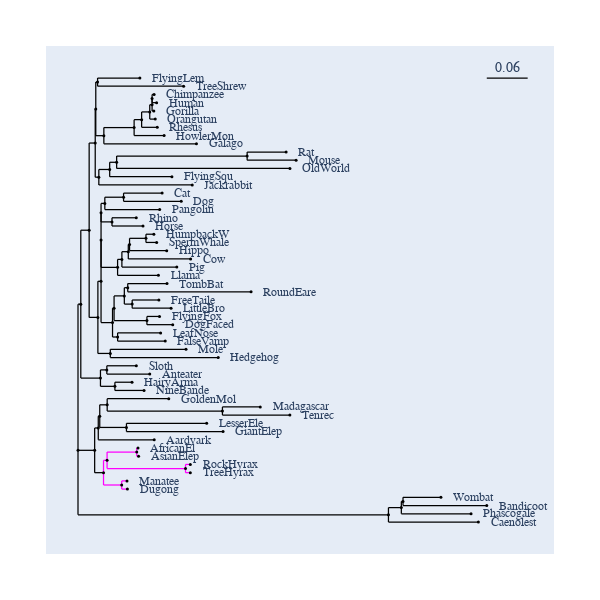

Notebook code for this chart:
### Markdown cell above
## Colouring a set of edges

### Code cell
fig.style_edges("AfricanEl", tip2="Manatee", legendgroup="Afrotheria", 
                line=dict(color="magenta"))
fig.show()

### Figure 1 — Plotly figure (JSON) as saved in the notebook; plotly's stock layout.template omitted (floating-point values rounded to 4 significant figures; data arrays with more than 128 entries replaced by an {"elided": "..."} marker saying what was removed)
{"data": [{"line": {"color": "black", "shape": "spline", "smoothing": 1.3, "width": 1.25}, "mode": "lines", "showlegend": false, "type": "scatter", "x": {"elided": "584 float values"}, "y": {"elided": "584 float values"}}, {"legendgroup": "Afrotheria", "line": {"color": "magenta", "width": 1.25}, "mode": "lines", "name": "Afrotheria", "type": "scatter", "x": [0.03596, 0.03596, null, 0.03596, 0.04098, null, 0.04098, 0.04098, null, 0.04098, 0.08276, null, 0.08276, 0.08276, null, 0.08276, 0.0845, null, 0.08276, 0.08276, null, 0.08276, 0.08535, null, 0.04098, 0.04098, null, 0.04098, 0.1515, null, 0.1515, 0.1515, null, 0.1515, 0.1583, null, 0.1515, 0.1515, null, 0.1515, 0.1583, null, 0.03596, 0.03596, null, 0.03596, 0.06157, null, 0.06157, 0.06157, null, 0.06157, 0.06902, null, 0.06157, 0.06157, null, 0.06157, 0.0696, null], "y": [-27.3, -25.35, null, -25.35, -25.35, null, -25.35, -24.05, null, -24.05, -24.05, null, -24.05, -23.4, null, -23.4, -23.4, null, -24.05, -24.7, null, -24.7, -24.7, null, -25.35, -26.65, null, -26.65, -26.65, null, -26.65, -26.0, null, -26.0, -26.0, null, -26.65, -27.3, null, -27.3, -27.3, null, -27.3, -29.25, null, -29.25, -29.25, null, -29.25, -28.6, null, -28.6, -28.6, null, -29.25, -29.9, null, -29.9, -29.9, null]}, {"hoverinfo": "text", "marker": {"color": "black", "size": 3, "symbol": "circle"}, "mode": "markers", "showlegend": false, "text": ["root", "edge.37", "edge.33", "edge.32", "edge.27", "edge.20", "FlyingLem", "TreeShrew", "edge.26", "edge.25", "edge.24", "edge.23", "edge.22", "edge.21", "Chimpanzee", "Human", "Gorilla", "Orangutan", "Rhesus", "HowlerMon", "Galago", "edge.31", "edge.30", "edge.29", "edge.28", "Rat", "Mouse", "OldWorld", "FlyingSqu", "Jackrabbit", "edge.19", "edge.17", "edge.16", "edge.10", "edge.9", "edge.8", "Cat", "Dog", "Pangolin", "edge.7", "Rhino", "Horse", "edge.15", "edge.14", "edge.13", "edge.12", "edge.11", "HumpbackW", "SpermWhale", "Hippo", "Cow", "Pig", "Llama", "edge.6", "edge.4", "edge.3", "edge.2", "TombBat", "RoundEare", "edge.1", "FreeTaile", "LittleBro", "edge.0", "FlyingFox", "DogFaced", "edge.5", "LeafNose", "FalseVamp", "edge.18", "Mole", "Hedgehog", "edge.36", "edge.35", "Sloth", "Anteater", "edge.34", "HairyArma", "NineBande", "edge.48", "edge.47", "edge.46", "edge.44", "GoldenMol", "edge.43", "Madagascar", "Tenrec", "edge.45", "LesserEle", "GiantElep", "Aardvark", "edge.42", "edge.41", "edge.39", "AfricanEl", "AsianElep", "edge.40", "RockHyrax", "TreeHyrax", "edge.38", "Manatee", "Dugong", "edge.51", "edge.50", "edge.49", "Wombat", "Bandicoot", "Phascogale", "Caenolest"], "type": "scatter", "x": [0, 0.003949, 0.01572, 0.02427, 0.02505, 0.02759, 0.08718, 0.1488, 0.03642, 0.07907, 0.08965, 0.1011, 0.1044, 0.1044, 0.1072, 0.1108, 0.1069, 0.1089, 0.1117, 0.1213, 0.1669, 0.02935, 0.04464, 0.05444, 0.2383, 0.2932, 0.3073, 0.2986, 0.1323, 0.1609, 0.02802, 0.03248, 0.03248, 0.03248, 0.03781, 0.06421, 0.1185, 0.1455, 0.1151, 0.04791, 0.08212, 0.09161, 0.05578, 0.06185, 0.07087, 0.07263, 0.09575, 0.1069, 0.1108, 0.125, 0.1586, 0.1392, 0.1133, 0.04866, 0.05083, 0.06527, 0.07008, 0.1254, 0.2438, 0.07635, 0.114, 0.1311, 0.09711, 0.1149, 0.1335, 0.05581, 0.1164, 0.1229, 0.04552, 0.1522, 0.1976, 0.03165, 0.04063, 0.08217, 0.1011, 0.05199, 0.07611, 0.09306, 0.02348, 0.02856, 0.03065, 0.04112, 0.1279, 0.2035, 0.2568, 0.2985, 0.06826, 0.1813, 0.2044, 0.1074, 0.03596, 0.04098, 0.08276, 0.0845, 0.08535, 0.1515, 0.1583, 0.1583, 0.06157, 0.06902, 0.0696, 0.4374, 0.4556, 0.4579, 0.5113, 0.576, 0.5538, 0.5641], "y": [-23.77, -0.6576, 11.03, 24.82, 30.21, 34.45, 35.1, 33.8, 25.98, 27.26, 28.52, 29.74, 30.88, 31.85, 32.5, 31.2, 29.9, 28.6, 27.3, 26.0, 24.7, 19.42, 20.64, 21.77, 22.75, 23.4, 22.1, 20.8, 19.5, 18.2, -2.747, 2.955, 9.486, 13.81, 15.28, 16.25, 16.9, 15.6, 14.3, 12.35, 13.0, 11.7, 5.159, 6.419, 7.638, 8.775, 9.75, 10.4, 9.1, 7.8, 6.5, 5.2, 3.9, -3.575, -1.3, 0.65, 1.95, 2.6, 1.3, -0.65, 0.0, -1.3, -3.25, -2.6, -3.9, -5.85, -5.2, -6.5, -8.45, -7.8, -9.1, -12.35, -11.05, -10.4, -11.7, -13.65, -13.0, -14.3, -23.77, -20.23, -18.36, -16.58, -15.6, -17.55, -16.9, -18.2, -20.15, -19.5, -20.8, -22.1, -27.3, -25.35, -24.05, -23.4, -24.7, -26.65, -26.0, -27.3, -29.25, -28.6, -29.9, -33.96, -32.83, -31.85, -31.2, -32.5, -33.8, -35.1]}], "layout": {"annotations": [{"font": {"family": "Inconsolata, monospace", "size": 12}, "showarrow": false, "text": "FlyingLem", "textangle": 0, "x": 0.1016, "xanchor": "left", "xref": "x", "y": 35.1, "yref": "y"}, {"font": {"family": "Inconsolata, monospace", "size": 12}, "showarrow": false, "text": "TreeShrew", "textangle": 0, "x": 0.1632, "xanchor": "left", "xref": "x", "y": 33.8, "yref": "y"}, {"font": {"family": "Inconsolata, monospace", "size": 12}, "showarrow": false, "text": "Chimpanzee", "textangle": 0, "x": 0.1216, "xanchor": "left", "xref": "x", "y": 32.5, "yref": "y"}, {"font": {"family": "Inconsolata, monospace", "size": 12}, "showarrow": false, "text": "Human", "textangle": 0, "x": 0.1252, "xanchor": "left", "xref": "x", "y": 31.2, "yref": "y"}, {"font": {"family": "Inconsolata, monospace", "size": 12}, "showarrow": false, "text": "Gorilla", "textangle": 0, "x": 0.1213, "xanchor": "left", "xref": "x", "y": 29.9, "yref": "y"}, {"font": {"family": "Inconsolata, monospace", "size": 12}, "showarrow": false, "text": "Orangutan", "textangle": 0, "x": 0.1232, "xanchor": "left", "xref": "x", "y": 28.6, "yref": "y"}, {"font": {"family": "Inconsolata, monospace", "size": 12}, "showarrow": false, "text": "Rhesus", "textangle": 0, "x": 0.1261, "xanchor": "left", "xref": "x", "y": 27.3, "yref": "y"}, {"font": {"family": "Inconsolata, monospace", "size": 12}, "showarrow": false, "text": "HowlerMon", "textangle": 0, "x": 0.1357, "xanchor": "left", "xref": "x", "y": 26.0, "yref": "y"}, {"font": {"family": "Inconsolata, monospace", "size": 12}, "showarrow": false, "text": "Galago", "textangle": 0, "x": 0.1813, "xanchor": "left", "xref": "x", "y": 24.7, "yref": "y"}, {"font": {"family": "Inconsolata, monospace", "size": 12}, "showarrow": false, "text": "Rat", "textangle": 0, "x": 0.3076, "xanchor": "left", "xref": "x", "y": 23.4, "yref": "y"}, {"font": {"family": "Inconsolata, monospace", "size": 12}, "showarrow": false, "text": "Mouse", "textangle": 0, "x": 0.3217, "xanchor": "left", "xref": "x", "y": 22.1, "yref": "y"}, {"font": {"family": "Inconsolata, monospace", "size": 12}, "showarrow": false, "text": "OldWorld", "textangle": 0, "x": 0.313, "xanchor": "left", "xref": "x", "y": 20.8, "yref": "y"}, {"font": {"family": "Inconsolata, monospace", "size": 12}, "showarrow": false, "text": "FlyingSqu", "textangle": 0, "x": 0.1467, "xanchor": "left", "xref": "x", "y": 19.5, "yref": "y"}, {"font": {"family": "Inconsolata, monospace", "size": 12}, "showarrow": false, "text": "Jackrabbit", "textangle": 0, "x": 0.1753, "xanchor": "left", "xref": "x", "y": 18.2, "yref": "y"}, {"font": {"family": "Inconsolata, monospace", "size": 12}, "showarrow": false, "text": "Cat", "textangle": 0, "x": 0.1329, "xanchor": "left", "xref": "x", "y": 16.9, "yref": "y"}, {"font": {"family": "Inconsolata, monospace", "size": 12}, "showarrow": false, "text": "Dog", "textangle": 0, "x": 0.1599, "xanchor": "left", "xref": "x", "y": 15.6, "yref": "y"}, {"font": {"family": "Inconsolata, monospace", "size": 12}, "showarrow": false, "text": "Pangolin", "textangle": 0, "x": 0.1295, "xanchor": "left", "xref": "x", "y": 14.3, "yref": "y"}, {"font": {"family": "Inconsolata, monospace", "size": 12}, "showarrow": false, "text": "Rhino", "textangle": 0, "x": 0.09651, "xanchor": "left", "xref": "x", "y": 13.0, "yref": "y"}, {"font": {"family": "Inconsolata, monospace", "size": 12}, "showarrow": false, "text": "Horse", "textangle": 0, "x": 0.106, "xanchor": "left", "xref": "x", "y": 11.7, "yref": "y"}, {"font": {"family": "Inconsolata, monospace", "size": 12}, "showarrow": false, "text": "HumpbackW", "textangle": 0, "x": 0.1213, "xanchor": "left", "xref": "x", "y": 10.4, "yref": "y"}, {"font": {"family": "Inconsolata, monospace", "size": 12}, "showarrow": false, "text": "SpermWhale", "textangle": 0, "x": 0.1252, "xanchor": "left", "xref": "x", "y": 9.1, "yref": "y"}, {"font": {"family": "Inconsolata, monospace", "size": 12}, "showarrow": false, "text": "Hippo", "textangle": 0, "x": 0.1394, "xanchor": "left", "xref": "x", "y": 7.8, "yref": "y"}, {"font": {"family": "Inconsolata, monospace", "size": 12}, "showarrow": false, "text": "Cow", "textangle": 0, "x": 0.173, "xanchor": "left", "xref": "x", "y": 6.5, "yref": "y"}, {"font": {"family": "Inconsolata, monospace", "size": 12}, "showarrow": false, "text": "Pig", "textangle": 0, "x": 0.1536, "xanchor": "left", "xref": "x", "y": 5.2, "yref": "y"}, {"font": {"family": "Inconsolata, monospace", "size": 12}, "showarrow": false, "text": "Llama", "textangle": 0, "x": 0.1277, "xanchor": "left", "xref": "x", "y": 3.9, "yref": "y"}, {"font": {"family": "Inconsolata, monospace", "size": 12}, "showarrow": false, "text": "TombBat", "textangle": 0, "x": 0.1398, "xanchor": "left", "xref": "x", "y": 2.6, "yref": "y"}, {"font": {"family": "Inconsolata, monospace", "size": 12}, "showarrow": false, "text": "RoundEare", "textangle": 0, "x": 0.2582, "xanchor": "left", "xref": "x", "y": 1.3, "yref": "y"}, {"font": {"family": "Inconsolata, monospace", "size": 12}, "showarrow": false, "text": "FreeTaile", "textangle": 0, "x": 0.1284, "xanchor": "left", "xref": "x", "y": 0.0, "yref": "y"}, {"font": {"family": "Inconsolata, monospace", "size": 12}, "showarrow": false, "text": "LittleBro", "textangle": 0, "x": 0.1455, "xanchor": "left", "xref": "x", "y": -1.3, "yref": "y"}, {"font": {"family": "Inconsolata, monospace", "size": 12}, "showarrow": false, "text": "FlyingFox", "textangle": 0, "x": 0.1293, "xanchor": "left", "xref": "x", "y": -2.6, "yref": "y"}, {"font": {"family": "Inconsolata, monospace", "size": 12}, "showarrow": false, "text": "DogFaced", "textangle": 0, "x": 0.1479, "xanchor": "left", "xref": "x", "y": -3.9, "yref": "y"}, {"font": {"family": "Inconsolata, monospace", "size": 12}, "showarrow": false, "text": "LeafNose", "textangle": 0, "x": 0.1308, "xanchor": "left", "xref": "x", "y": -5.2, "yref": "y"}, {"font": {"family": "Inconsolata, monospace", "size": 12}, "showarrow": false, "text": "FalseVamp", "textangle": 0, "x": 0.1373, "xanchor": "left", "xref": "x", "y": -6.5, "yref": "y"}, {"font": {"family": "Inconsolata, monospace", "size": 12}, "showarrow": false, "text": "Mole", "textangle": 0, "x": 0.1666, "xanchor": "left", "xref": "x", "y": -7.8, "yref": "y"}, {"font": {"family": "Inconsolata, monospace", "size": 12}, "showarrow": false, "text": "Hedgehog", "textangle": 0, "x": 0.212, "xanchor": "left", "xref": "x", "y": -9.1, "yref": "y"}, {"font": {"family": "Inconsolata, monospace", "size": 12}, "showarrow": false, "text": "Sloth", "textangle": 0, "x": 0.09657, "xanchor": "left", "xref": "x", "y": -10.4, "yref": "y"}, {"font": {"family": "Inconsolata, monospace", "size": 12}, "showarrow": false, "text": "Anteater", "textangle": 0, "x": 0.1155, "xanchor": "left", "xref": "x", "y": -11.7, "yref": "y"}, {"font": {"family": "Inconsolata, monospace", "size": 12}, "showarrow": false, "text": "HairyArma", "textangle": 0, "x": 0.09051, "xanchor": "left", "xref": "x", "y": -13.0, "yref": "y"}, {"font": {"family": "Inconsolata, monospace", "size": 12}, "showarrow": false, "text": "NineBande", "textangle": 0, "x": 0.1075, "xanchor": "left", "xref": "x", "y": -14.3, "yref": "y"}, {"font": {"family": "Inconsolata, monospace", "size": 12}, "showarrow": false, "text": "GoldenMol", "textangle": 0, "x": 0.1423, "xanchor": "left", "xref": "x", "y": -15.6, "yref": "y"}, {"font": {"family": "Inconsolata, monospace", "size": 12}, "showarrow": false, "text": "Madagascar", "textangle": 0, "x": 0.2712, "xanchor": "left", "xref": "x", "y": -16.9, "yref": "y"}, {"font": {"family": "Inconsolata, monospace", "size": 12}, "showarrow": false, "text": "Tenrec", "textangle": 0, "x": 0.3129, "xanchor": "left", "xref": "x", "y": -18.2, "yref": "y"}, {"font": {"family": "Inconsolata, monospace", "size": 12}, "showarrow": false, "text": "LesserEle", "textangle": 0, "x": 0.1957, "xanchor": "left", "xref": "x", "y": -19.5, "yref": "y"}, {"font": {"family": "Inconsolata, monospace", "size": 12}, "showarrow": false, "text": "GiantElep", "textangle": 0, "x": 0.2188, "xanchor": "left", "xref": "x", "y": -20.8, "yref": "y"}, {"font": {"family": "Inconsolata, monospace", "size": 12}, "showarrow": false, "text": "Aardvark", "textangle": 0, "x": 0.1218, "xanchor": "left", "xref": "x", "y": -22.1, "yref": "y"}, {"font": {"family": "Inconsolata, monospace", "size": 12}, "showarrow": false, "text": "AfricanEl", "textangle": 0, "x": 0.09889, "xanchor": "left", "xref": "x", "y": -23.4, "yref": "y"}, {"font": {"family": "Inconsolata, monospace", "size": 12}, "showarrow": false, "text": "AsianElep", "textangle": 0, "x": 0.09974, "xanchor": "left", "xref": "x", "y": -24.7, "yref": "y"}, {"font": {"family": "Inconsolata, monospace", "size": 12}, "showarrow": false, "text": "RockHyrax", "textangle": 0, "x": 0.1727, "xanchor": "left", "xref": "x", "y": -26.0, "yref": "y"}, {"font": {"family": "Inconsolata, monospace", "size": 12}, "showarrow": false, "text": "TreeHyrax", "textangle": 0, "x": 0.1727, "xanchor": "left", "xref": "x", "y": -27.3, "yref": "y"}, {"font": {"family": "Inconsolata, monospace", "size": 12}, "showarrow": false, "text": "Manatee", "textangle": 0, "x": 0.08342, "xanchor": "left", "xref": "x", "y": -28.6, "yref": "y"}, {"font": {"family": "Inconsolata, monospace", "size": 12}, "showarrow": false, "text": "Dugong", "textangle": 0, "x": 0.084, "xanchor": "left", "xref": "x", "y": -29.9, "yref": "y"}, {"font": {"family": "Inconsolata, monospace", "size": 12}, "showarrow": false, "text": "Wombat", "textangle": 0, "x": 0.5257, "xanchor": "left", "xref": "x", "y": -31.2, "yref": "y"}, {"font": {"family": "Inconsolata, monospace", "size": 12}, "showarrow": false, "text": "Bandicoot", "textangle": 0, "x": 0.5903, "xanchor": "left", "xref": "x", "y": -32.5, "yref": "y"}, {"font": {"family": "Inconsolata, monospace", "size": 12}, "showarrow": false, "text": "Phascogale", "textangle": 0, "x": 0.5682, "xanchor": "left", "xref": "x", "y": -33.8, "yref": "y"}, {"font": {"family": "Inconsolata, monospace", "size": 12}, "showarrow": false, "text": "Caenolest", "textangle": 0, "x": 0.5785, "xanchor": "left", "xref": "x", "y": -35.1, "yref": "y"}, {"ax": 0, "ay": 0, "showarrow": false, "text": "0.06", "x": 0.6047, "xref": "x", "y": 35.1, "yref": "y", "yshift": 10}], "autosize": true, "font": {"family": "Balto", "size": 14}, "height": 600, "hovermode": "closest", "margin": {"b": 50, "l": 50, "pad": 4, "r": 50, "t": 50}, "shapes": [{"line": {"color": "black", "width": 1.25}, "type": "line", "x0": 0.576, "x1": 0.6335, "y0": 35.1, "y1": 35.1}], "showlegend": false, "width": 600, "xaxis": {"visible": false}, "yaxis": {"visible": false}}}
